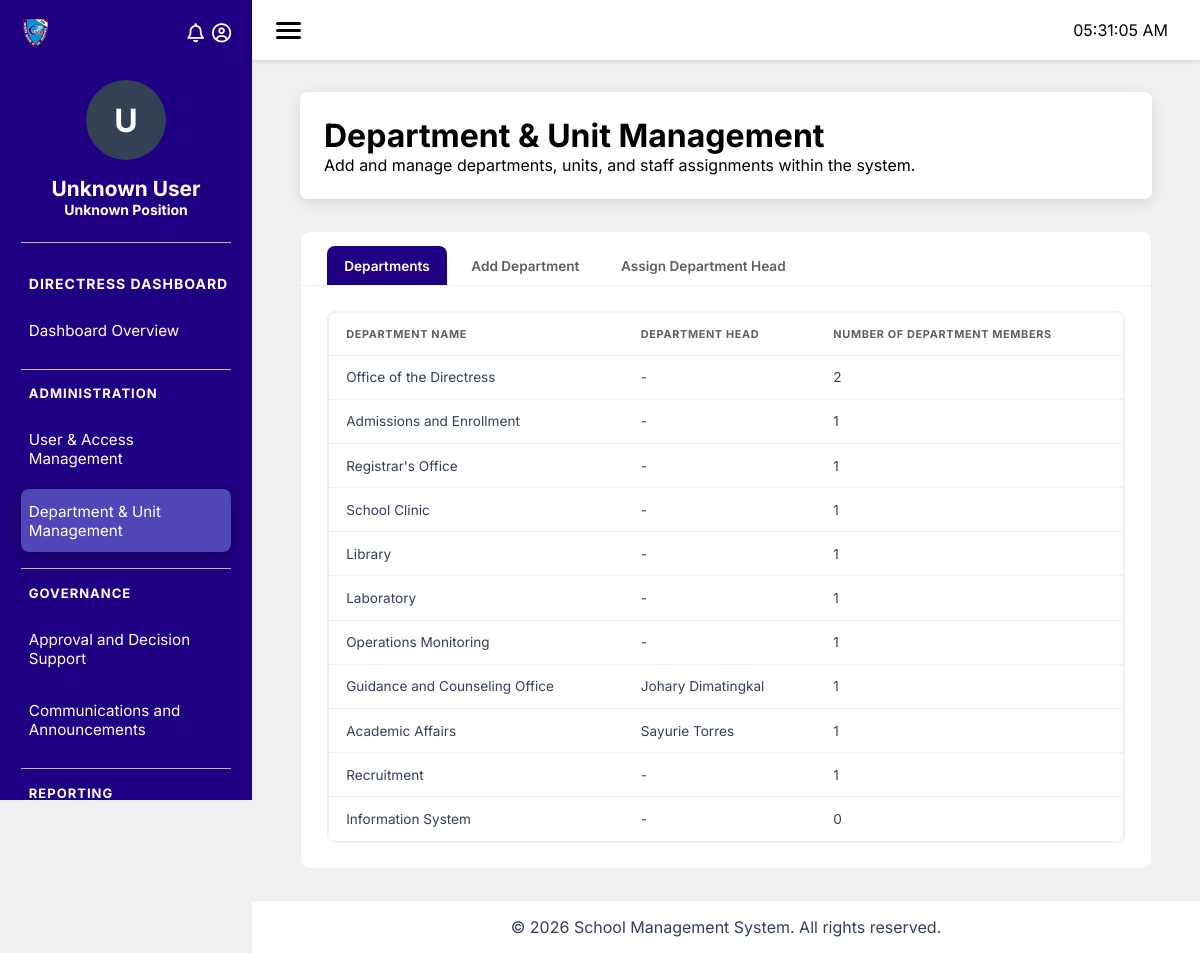
Page /modules/school-directress/index.php?page=department-unit-management (signed in) on the committed database.
### tables this page shows
CREATE TABLE `sd_department` (
  `department_id` int(100) NOT NULL,
  `department_name` varchar(100) DEFAULT NULL,
  `department_head` bigint(100) DEFAULT NULL
);

### database/db.php (called while the page is built, shortened)
<?php
class Database {
    private $conn;
    public function __construct() {
        $this->host = getenv('DB_HOST') ?: "localhost";
        $this->port = getenv('DB_PORT') ?: "3306";
        $this->db   = getenv('DB_DATABASE') ?: (getenv('DB_NAME') ?: "prototype");
        $this->user = getenv('DB_USER') ?: "root";
        $this->pass = getenv('DB_PASSWORD') !== false ? getenv('DB_PASSWORD') : "";
        try {
            $dsn = "mysql:host={$this->host};port={$this->port};dbname={$this->db};charset=utf8mb4";
            $this->conn = new PDO($dsn, $this->user, $this->pass);
            $this->conn->setAttribute(PDO::ATTR_ERRMODE, PDO::ERRMODE_EXCEPTION);
            $this->conn->setAttribute(PDO::ATTR_DEFAULT_FETCH_MODE, PDO::FETCH_ASSOC);
        } catch (PDOException $e) {
            throw new RuntimeException("DB Connection failed: " . $e->getMessage(), 0, $e);
        }
    }
    public function getConnection() {
        return $this->conn;
    }
}

### modules/school-directress/classes/Department.php (called while the page is built, shortened)
<?php
class Department {
    private $conn;
    public function __construct($pdo = null) {
        if ($pdo instanceof PDO) {
            $this->conn = $pdo;
        } else {
            $database = new Database();
            $this->conn = $database->getConnection();
        }
    }
    public function getDepartmentsWithDetails() {
        $sql = "SELECT
                    d.department_id,
                    d.department_name,
                    CONCAT(e.first_name, ' ', e.last_name) AS department_head_name,
                    COUNT(emp.employee_id) AS employee_count
                FROM sd_department d
                LEFT JOIN sms_employee e
                    ON d.department_head = e.employee_id
                LEFT JOIN sms_employee emp
                    ON emp.department = d.department_id
                GROUP BY d.department_id, d.department_name, e.first_name, e.last_name";
        $stmt = $this->conn->prepare($sql);
        $stmt->execute();
        return $stmt->fetchAll(PDO::FETCH_ASSOC);
    }
}

### modules/school-directress/pages/department-unit-management.php (the view, shortened to what this page needs)
<?php
include_once __DIR__ . '/../classes/Department.php';
$department = new Department();
$departmentsWithDetails = $department->getDepartmentsWithDetails();
?>
<div class="module-header">
    <h1>Department & Unit Management</h1>
    <p>Add and manage departments, units, and staff assignments within the system.</p>
</div>
<div class="module-content dept-module">
    <div class="tab-container">
        <ul class="tab-list">
            <li class="tab-item active" data-tab="departments">Departments</li>
            <li class="tab-item" data-tab="add-department">Add Department</li>
            <li class="tab-item" data-tab="assign-department-head">Assign Department Head</li>
        </ul>
        <div class="tab-content active" id="departments">
            <div class="dept-card">
                <div class="dept-table-wrapper">
                    <table class="dept-table">
            <div class="table-responsive">
                <div class="form-section">
                    <table class="department-table">
                        <thead>
                            <tr>
                                <th>Department Name</th>
                                <th>Department Head</th>
                                <th>Number of Department Members</th>
                            </tr>
                        </thead>
                        <tbody>
                            <?php if (!empty($departmentsWithDetails)): ?>
                                <?php foreach ($departmentsWithDetails as $dept): ?>
                                    <tr>
                                        <td><?= htmlspecialchars($dept['department_name']) ?></td>
                                        <td>
                                            <?= !empty($dept['department_head_name'])
                                                ? htmlspecialchars($dept['department_head_name'])
                                                : '-' ?>
                                        </td>
                                        <td><?= htmlspecialchars($dept['employee_count']) ?></td>
                                    </tr>
                                <?php endforeach; ?>
                            <?php else: ?>
                                <tr>
                                    <td colspan="3" class="dept-empty">No departments found.</td>
                                </tr>
                            <?php endif; ?>
                        </tbody>
                    </table>
                </div>
            </div>
        </div>
    </div>
</div>

### modules/school-directress/css/layout/module-container.css (style rules this page uses)
.module-header { background: var(--color3); padding: 1.5rem; border-radius: 8px; box-shadow: 0 4px 15px rgba(0, 0, 0, 0.1); margin-bottom: 2rem; min-height: 100px; display: flex; flex-direction: column; justify-content: center; }
.module-content { min-height: 500px; }

### modules/school-directress/css/pages/user-management.css (style rules this page uses)
.module-content { display: flex; flex-direction: column; gap: 1.75rem; }
.tab-container { background: var(--color3); border: 1px solid var(--color9); border-radius: 10px; overflow: hidden; }
.tab-list { display: flex; gap: 0.4rem; list-style: none; margin: 0; padding: 0.9rem 1.6rem 0 1.6rem; border-bottom: 1px solid var(--color9); }
.tab-item { font-size: 0.85rem; font-weight: 600; color: var(--color5); padding: 0.7rem 1.1rem; border-radius: 8px 8px 0 0; cursor: pointer; transition: background 0.15s ease, color 0.15s ease; }
.tab-item.active { background: var(--color1); color: var(--color3); }
.tab-content { display: none; padding: 1.6rem; }
.tab-content.active { display: block; }

### modules/school-directress/css/pages/department-unit-management.css (style rules this page uses)
.dept-module { width: 100%; }
.dept-card { background: var(--color3); border: 1px solid var(--color9); border-radius: 8px; }
.dept-table-wrapper { border: 1px solid var(--color9); border-radius: 8px; overflow: hidden; overflow-x: auto; }
.tab-container { background: var(--color3); border: 1px solid var(--color9); border-radius: 10px; overflow: hidden; }
.tab-list { display: flex; gap: 0.4rem; list-style: none; margin: 0; padding: 0.9rem 1.6rem 0 1.6rem; border-bottom: 1px solid var(--color9); }
.tab-item { font-size: 0.85rem; font-weight: 600; color: var(--color5); padding: 0.7rem 1.1rem; border-radius: 8px 8px 0 0; cursor: pointer; transition: background 0.15s ease, color 0.15s ease; }
.tab-item.active { background: var(--color1); color: var(--color3); }
.tab-content { display: none; padding: 1.6rem; }
.tab-content.active { display: block; }
.table-responsive { border-radius: 8px; overflow: hidden; overflow-x: auto; }
.dept-table { width: 100%; border-collapse: collapse; background: var(--color3); }
.department-table { width: 100%; border-collapse: collapse; }
.department-table thead th { text-align: left; font-size: 0.68rem; font-weight: 700; text-transform: uppercase; letter-spacing: 0.06em; color: var(--color5); background: rgb(255, 255, 255); padding: 0.85rem 1.1rem; border-bottom: 1px solid var(--color9); white-space: nowrap; }
.department-table tbody td { font-size: 0.85rem; color: var(--color2); padding: 0.85rem 1.1rem; border-bottom: 1px solid var(--color9); }
.department-table tbody tr:last-child td { border-bottom: none; }

### modules/school-directress/css/pages/communications-announcements.css (style rules this page uses)
.module-content { display: flex; flex-direction: column; gap: 1.75rem; }

### modules/school-directress/css/base/variables.css (style rules this page uses)
:root { --color1: rgba(32, 0, 130, 1); --color2: rgba(51, 65, 85, 1); --color3: rgba(255, 255, 255, 1); --color4: rgba(186, 186, 186, 1); --color5: rgba(95, 95, 95, 1); --color6: rgba(51, 65, 85, 1); --color7: rgb(81, 70, 183); --color8: rgb(0, 0, 0); --color9: rgba(240, 240, 240, 1); --color10: #e53e3e; --sidebar-width: 252px; --header-height: 60px; }

### modules/school-directress/css/base/global.css (style rules this page uses)
body { background: var(--color9); }

### rows in the picture
sd_department: department_name "Office of the Directress", employee_count "2"
sd_department: department_name "Admissions and Enrollment", employee_count "1"
sd_department: department_name "Registrar's Office", employee_count "1"
sd_department: department_name "School Clinic", employee_count "1"
sd_department: department_name "Library", employee_count "1"
sd_department: department_name "Laboratory", employee_count "1"
sd_department: department_name "Operations Monitoring", employee_count "1"
sd_department: department_name "Guidance and Counseling Office", department_head_name "Johary Dimatingkal", employee_count "1"
sd_department: department_name "Academic Affairs", department_head_name "Sayurie Torres", employee_count "1"
sd_department: department_name "Recruitment", employee_count "1"
sd_department: department_name "Information System", employee_count "0"

### other values in the picture
substr(htmlspecialchars($employeeClass->getEmployeeName()), 0, 1) "U"
$employeeClass->getEmployeeName() "Unknown User"
$employeeClass->getEmployeePosition() "Unknown Position"
$label "Dashboard Overview"
str_replace('-', ' ', $section) "ADMINISTRATION"
$label "User & Access Management"
$label "Department & Unit Management"
str_replace('-', ' ', $section) "GOVERNANCE"
$label "Approval and Decision Support"
$label "Communications and Announcements"
str_replace('-', ' ', $section) "REPORTING"
